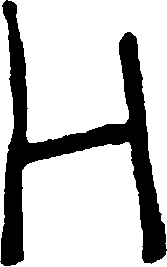
#> input picture test_pics/numb01.png, 167 x 267 px; its folder holds only this picture in this run
$ python NIST_img_after_read.py   (Python 2 division)   (older library calls are emulated)
#> lines starting #> are read from the running program, lines starting #| are printed output that depends on the picture; after the words box and inside, x2 and y2 are one past the last pixel; in counts of white or black regions, pixels touching at a corner belong together

"""
Nist image after read
"""

import scipy
from scipy.misc import imread
from skimage.color import rgb2gray
from skimage.filters import threshold_otsu
import numpy as np
import os, os.path
import cv2

def resize_and_normalize_image(img_list):
    ''' For predicting images
    	img_read() helper function: Resize and normalize each image within the image list
    	Inputs: A list of images
    	Outputs: A list of grey scaled images in shape (input_list_length,1,28,28)
    '''
    modified_list = []
    index = 0;
    for img in img_list:

		# greyscale the image
		img = rgb2gray(img)

		# padding to make array into an nxn matrix
		# n is the larger value of width and height values

		pad_size = 100
		diff = abs(img.shape[0]-img.shape[1])/2
		if img.shape[0] < img.shape[1]:
			#pad_dims = (0, 0)
			img = cv2.copyMakeBorder(img,abs(pad_size+diff),abs(pad_size+diff),pad_size,pad_size,cv2.BORDER_CONSTANT,value=255)
		else:
			#pad_dims = (pad_size, pad_size)
			img = cv2.copyMakeBorder(img,pad_size,pad_size,abs(pad_size+diff),abs(pad_size+diff),cv2.BORDER_CONSTANT,value=255)
		#img = np.pad(img, pad_dims, mode='constant', constant_values=(255,255))

		# resize
		img = scipy.misc.imresize(img, (28, 28))

		#img = img.reshape(1,1,28,28).astype('float32')

		# Pixel values range from 0 to 1
		img = img/255.

		# Binarization with threshold
		threshold_otsu(img)

		#show img
		cv2.imshow('before resize image',img)
		cv2.waitKey(1000)
		cv2.destroyAllWindows()

		modified_list.append(img)
		index = index + 1

    modified_list = np.array(modified_list)
    modified_list = modified_list.reshape(len(img_list),1,28,28).astype('float32')
    return modified_list

# [41 lines left out: function resize_and_normalize_NIST_image, not called in this run]

def read_imgs_in_folder(folder_path):
	''' img_read() helper function: Read images in a folder.
		Images can't be in a subfolder.
		Input: path to folder with images to be read
		Output: read images
	'''
#> called with folder_path = './test_pics/'
	output_images = []

	path = folder_path
	valid_image = ".png"

	for f in os.listdir(path):
		try:
			ext = os.path.splitext(f)[1]
			if ext.lower() not in valid_image:
				continue
			img_path = os.path.join(path,f)
		except OSError, e:
			sys.exit()

		img = imread(img_path)
#> img is the input picture: shape (267, 167); 76.3% white; 1 black region, box (x1, y1, x2, y2) and area: (0, 0, 167, 266) 10572
		'''
		# image before
		cv2.imshow('before image',img)
		cv2.waitKey(0)
		cv2.destroyAllWindows()
		'''
		output_images.append(img)
	return output_images

def img_read(folder_path, save_filename):
	''' Reads in images from folder and resizes and normalizes them.
		Saves normalized images as numpy array in data folder.
		Input: folder path
		Output: normalized images
	'''
	read_images = read_imgs_in_folder(folder_path)
#> read_images = 1 item
	norm_images = resize_and_normalize_image(read_images)
#> the loop in resize_and_normalize_image, `for img in img_list:` made 1 pass
#> (pad_size, diff, index) on pass 1: (100, 50, 1)
#> pass 1, in resize_and_normalize_image, `img = cv2.copyMakeBorder(img,pad_size,pad_size,abs(pad_size+diff),abs(..`:
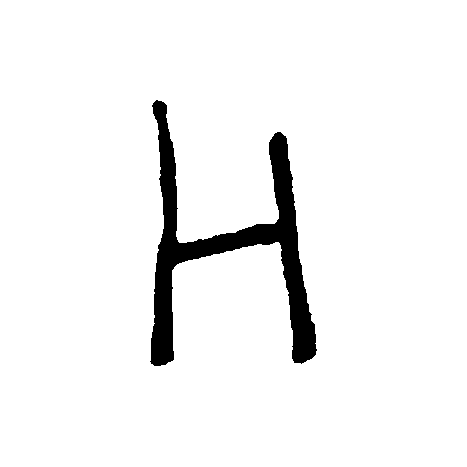
#> img: shape (467, 467); 95.2% white; 1 black region, box (x1, y1, x2, y2) and area: (150, 100, 317, 366) 10572
#> pass 1, in resize_and_normalize_image, `img = scipy.misc.imresize(img, (28, 28))`:
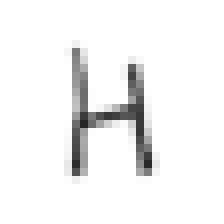
#> img: shape (28, 28) (shown 8 times larger); min 38, max 255, mean 242.6
#> after the loop in resize_and_normalize_image, `for img in img_list:`: index = 1; modified_list = 1 item
	path = "./data/"

	if not os.path.exists(path):
		os.makedirs(path)

	if(save_filename.lower().endswith('.npy')):
		save_path = os.path.join(path, save_filename)
		np.save(save_path, norm_images)
		print("Saved %s at %s" % (save_filename, save_path))
	else:
		raise ValueError("Save filename does not end in .npy")
		sys.exit()

	return norm_images

## For testing
img_read("./test_pics/", "test_pics.npy")
print("Image resize and normalization done.")

$ run again, on test_pics/numb02.png
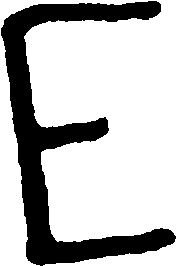
#> input picture test_pics/numb02.png, 176 x 266 px
#> in read_imgs_in_folder, img is the input picture: shape (266, 176); 74.5% white; 1 black region, box (x1, y1, x2, y2) and area: (1, 1, 176, 266) 11929
#> read_images = 1 item
#> the loop in resize_and_normalize_image, `for img in img_list:` made 1 pass
#> (pad_size, diff, index) on pass 1: (100, 45, 1)
#> pass 1, in resize_and_normalize_image, `img = cv2.copyMakeBorder(img,pad_size,pad_size,abs(pad_size+diff),abs(..`:
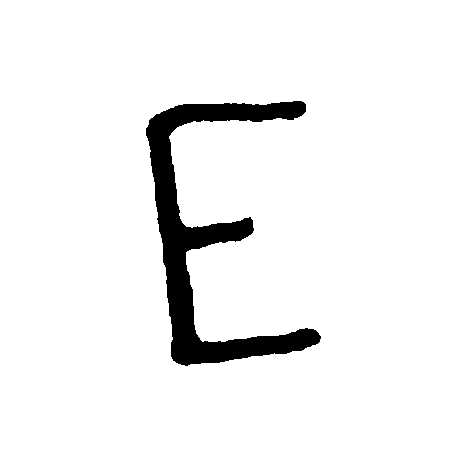
#> img: shape (466, 466); 94.5% white; 1 black region, box (x1, y1, x2, y2) and area: (146, 101, 321, 366) 11929
#> pass 1, in resize_and_normalize_image, `img = scipy.misc.imresize(img, (28, 28))`:
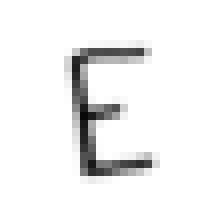
#> img: shape (28, 28) (shown 8 times larger); min 8, max 255, mean 241
#> after the loop in resize_and_normalize_image, `for img in img_list:`: index = 1; modified_list = 1 item

$ run again, on test_pics/numb06.png
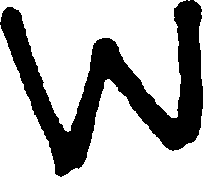
#> input picture test_pics/numb06.png, 204 x 177 px
#> in read_imgs_in_folder, img is the input picture: shape (177, 204); 67.9% white; 1 black region, box (x1, y1, x2, y2) and area: (0, 0, 203, 177) 11574
#> read_images = 1 item
#> the loop in resize_and_normalize_image, `for img in img_list:` made 1 pass
#> (pad_size, diff, index) on pass 1: (100, 13, 1)
#> pass 1, in resize_and_normalize_image, `img = cv2.copyMakeBorder(img,abs(pad_size+diff),abs(pad_size+diff),pad..`:
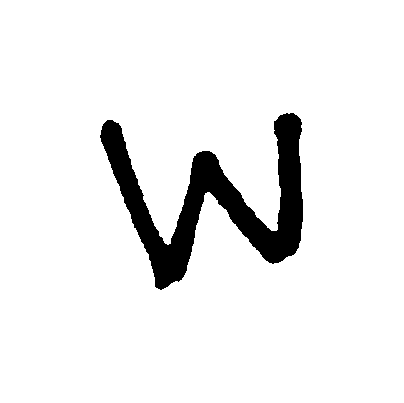
#> img: shape (403, 404); 92.9% white; 1 black region, box (x1, y1, x2, y2) and area: (100, 113, 303, 290) 11574
#> pass 1, in resize_and_normalize_image, `img = scipy.misc.imresize(img, (28, 28))`:
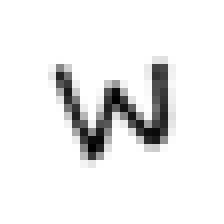
#> img: shape (28, 28) (shown 8 times larger); min 1, max 255, mean 236.9
#> after the loop in resize_and_normalize_image, `for img in img_list:`: index = 1; modified_list = 1 item
